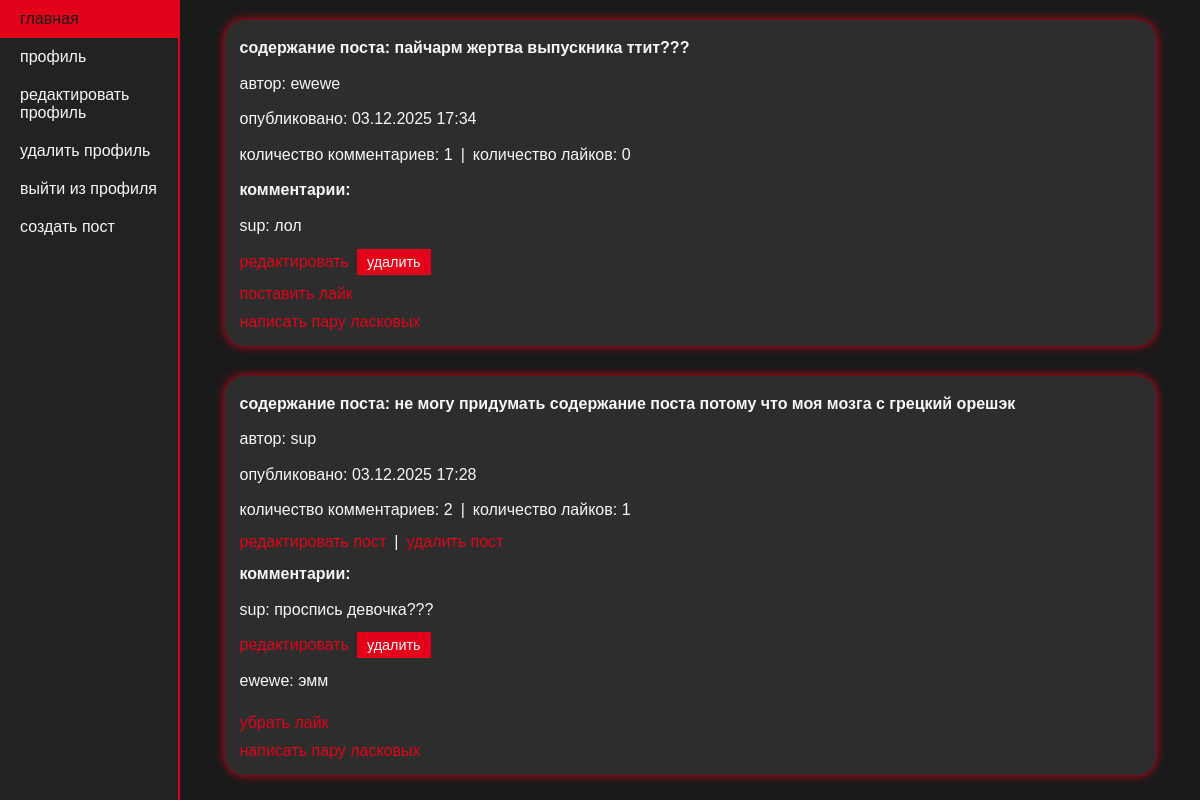
/main/ (signed in), run on the app's committed database.
### main/models.py (models this page shows)
class Post(models.Model):
    MyUser = models.ForeignKey(MyUser, on_delete=models.CASCADE)
    post_content = models.TextField(default='')
    pub_date = models.DateTimeField(auto_now_add=True)
    likes = models.ManyToManyField(settings.AUTH_USER_MODEL, related_name="liked_posts", blank=True)

class MyUser(AbstractUser):
    avatar = models.ImageField(upload_to='avatars', null=True, blank=False)
    bio = models.TextField()

class Comment(models.Model):
    comment_text = models.CharField(max_length=150)
    post = models.ForeignKey(Post, on_delete=models.CASCADE)
    my_user = models.ForeignKey(MyUser, on_delete=models.CASCADE)

### main/views.py (the view)
# urls.py: path('', views.PostListView.as_view(), name='index'),
class PostListView(generic.ListView):
    model = Post
    paginate_by = 3
    template_name = 'index.html'
    context_object_name = 'post_list'
    def get_queryset(self):
        return Post.objects.order_by('-pub_date')[:50].annotate(
            comment_count=Count('comment', distinct=True),
            like_count=Count('likes', distinct=True))

### main/templates/index.html (shortened to what this page needs)
{% extends "basic.html" %}
{% block content %}
    {% if post_list %}
        {% for p in post_list %}
            <div class="post">
                <p><strong>содержание поста: {{ p.post_content }}</strong></p>
                <p>автор: {{ p.MyUser }}</p>
                <p>опубликовано: {{ p.pub_date|date:"d.m.Y H:i" }}</p>
                <div class="statistics">
                    <p>количество комментариев: {{ p.comment_count }}</p> <span> | </span>
                    <p>количество лайков: {{ p.like_count }}</p>
                </div>
                {% if request.user == p.MyUser %}
                    <div class="actions-w-post">
                        <a href="{% url 'main:edit-post' pk=p.id %}">редактировать пост</a> <span> | </span>
                        <a href="{% url 'main:delete-post' pk=p.id %}">удалить пост</a>
                    </div>
                {% endif %}
                <p><strong>комментарии:</strong></p>
                {% for comment in p.comment_set.all %}
                    <p>{{ comment.my_user.username }}: {{ comment.comment_text }}</p>
                    <div class="actions-w-com">
                        {% if request.user == comment.my_user %}
                            <a href="{% url 'main:edit-comment' pk=comment.id %}">редактировать</a>
                            <form action="{% url 'main:delete-comment' pk=comment.id %}" method="post">
                                <input type="submit" value="удалить" class="button"/>
                            </form>
                        {% endif %}
                    </div>
                {% empty %}
                    <p>прокомментируйте этот пост первым</p>
                {% endfor %}
                {% if user.is_authenticated %}
                <a href="{% url 'main:toggle_like' pk=p.pk %}">
                    {% if request.user in p.likes.all %}
                        убрать лайк
                    {% else %}
                        поставить лайк
                    {% endif %}
                </a>
                <a href="{% url 'main:add-comment' pk=p.id %}">написать пару ласковых</a>
                {% else %}
                <p>зарегистрируйтесь или войдите в аккаунт чтобы что? ставить лайки и писать комментарии</p>
                {% endif %}
            </div>
        {% endfor %}
    {% else %}
        <p>пусто :(</p>
    {% endif %}
{% endblock %}

### static/main/styles.css (style rules this page uses)
* { margin: 0; padding: 0; box-sizing: border-box; }
body { font-family: 'Arial', sans-serif; color: #F7F7F7; background-color: #1A1A1A; }
a { text-decoration: none; color: #E2001A; }
.post { background-color: #2D2D2D; padding: 15px; width: 95%; box-shadow: 0 0 10px #E2001A; display: flex; flex-direction: column; gap: 10px; border-radius: 20px; }
.post p { line-height: 1.5; color: #F7F7F7; }
.post a { display: block; color: #E2001A; }
.post form { display: block; }
.post .button { background-color: #E2001A; color: #F7F7F7; padding: 5px 10px; border: none; cursor: pointer; font-size: 0.9em; transition: background-color 0.2s ease; }
.content p { line-height: 1.6; color: #F7F7F7; }
input::placeholder, textarea::placeholder { color: #888888; opacity: 1; }
form { display: flex; flex-direction: column; gap: 10px; }
.content form { align-items: center; }
.actions-w-post, .statistics, .actions-w-com { display: flex; gap: 0.5em; align-items: center; }

### data on the page
Post: post_content "пайчарм жертва выпускника ттит???", MyUser "ewewe", pub_date "03.12.2025 17:34", comment_count "1", like_count "0", shows "поставить лайк"
Comment: my_user.username "sup", comment_text "лол"
Post: post_content "не могу придумать содержание поста потому что моя мозга с грецкий орешэк", MyUser "sup", pub_date "03.12.2025 17:28", comment_count "2", like_count "1", shows "редактировать пост", shows "убрать лайк"
Comment: my_user.username "sup", comment_text "проспись девочка???"
Comment: my_user.username "ewewe", comment_text "эмм"
